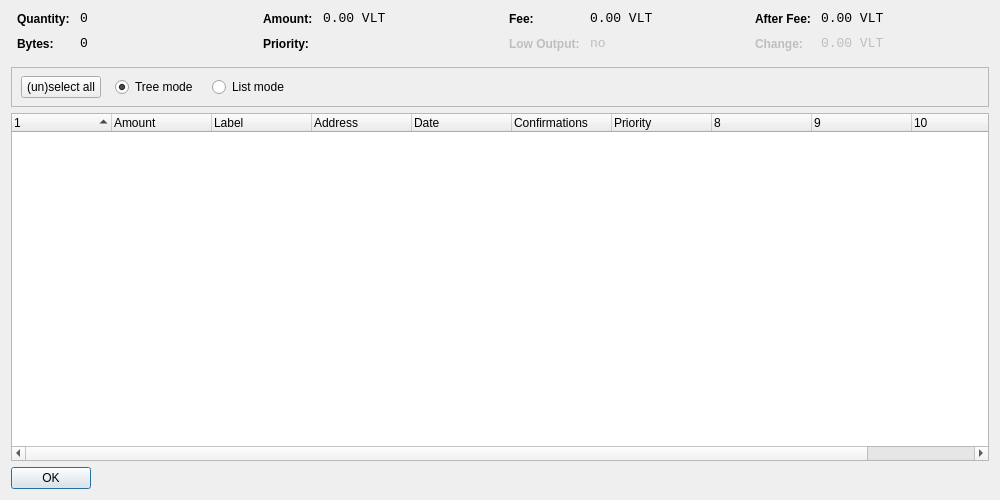
<?xml version="1.0" encoding="UTF-8"?>
<ui version="4.0">
 <class>CoinControlDialog</class>
 <widget class="QDialog" name="CoinControlDialog">
  <property name="geometry">
   <rect>
    <x>0</x>
    <y>0</y>
    <width>1000</width>
    <height>500</height>
   </rect>
  </property>
  <property name="windowTitle">
   <string>Coin Control</string>
  </property>
  <layout class="QVBoxLayout" name="verticalLayout">
   <item>
    <layout class="QHBoxLayout" name="horizontalLayoutTop" stretch="0,0,0,0">
     <property name="topMargin">
      <number>0</number>
     </property>
     <property name="bottomMargin">
      <number>10</number>
     </property>
     <item>
      <layout class="QFormLayout" name="formLayoutCoinControl1">
       <property name="horizontalSpacing">
        <number>10</number>
       </property>
       <property name="verticalSpacing">
        <number>10</number>
       </property>
       <property name="leftMargin">
        <number>6</number>
       </property>
       <property name="rightMargin">
        <number>6</number>
       </property>
       <item row="0" column="0">
        <widget class="QLabel" name="labelCoinControlQuantityText">
         <property name="styleSheet">
          <string notr="true">font-weight:bold;</string>
         </property>
         <property name="text">
          <string>Quantity:</string>
         </property>
        </widget>
       </item>
       <item row="0" column="1">
        <widget class="QLabel" name="labelCoinControlQuantity">
         <property name="font">
          <font>
           <family>Monospace</family>
           <pointsize>10</pointsize>
          </font>
         </property>
         <property name="cursor">
          <cursorShape>IBeamCursor</cursorShape>
         </property>
         <property name="contextMenuPolicy">
          <enum>Qt::ActionsContextMenu</enum>
         </property>
         <property name="text">
          <string notr="true">0</string>
         </property>
         <property name="textInteractionFlags">
          <set>Qt::LinksAccessibleByMouse|Qt::TextSelectableByKeyboard|Qt::TextSelectableByMouse</set>
         </property>
        </widget>
       </item>
       <item row="1" column="0">
        <widget class="QLabel" name="labelCoinControlBytesText">
         <property name="styleSheet">
          <string notr="true">font-weight:bold;</string>
         </property>
         <property name="text">
          <string>Bytes:</string>
         </property>
        </widget>
       </item>
       <item row="1" column="1">
        <widget class="QLabel" name="labelCoinControlBytes">
         <property name="font">
          <font>
           <family>Monospace</family>
           <pointsize>10</pointsize>
          </font>
         </property>
         <property name="cursor">
          <cursorShape>IBeamCursor</cursorShape>
         </property>
         <property name="contextMenuPolicy">
          <enum>Qt::ActionsContextMenu</enum>
         </property>
         <property name="text">
          <string notr="true">0</string>
         </property>
         <property name="textInteractionFlags">
          <set>Qt::LinksAccessibleByMouse|Qt::TextSelectableByKeyboard|Qt::TextSelectableByMouse</set>
         </property>
        </widget>
       </item>
      </layout>
     </item>
     <item>
      <layout class="QFormLayout" name="formLayoutCoinControl2">
       <property name="horizontalSpacing">
        <number>10</number>
       </property>
       <property name="verticalSpacing">
        <number>10</number>
       </property>
       <property name="leftMargin">
        <number>6</number>
       </property>
       <property name="rightMargin">
        <number>6</number>
       </property>
       <item row="0" column="0">
        <widget class="QLabel" name="labelCoinControlAmountText">
         <property name="styleSheet">
          <string notr="true">font-weight:bold;</string>
         </property>
         <property name="text">
          <string>Amount:</string>
         </property>
        </widget>
       </item>
       <item row="0" column="1">
        <widget class="QLabel" name="labelCoinControlAmount">
         <property name="font">
          <font>
           <family>Monospace</family>
           <pointsize>10</pointsize>
          </font>
         </property>
         <property name="cursor">
          <cursorShape>IBeamCursor</cursorShape>
         </property>
         <property name="contextMenuPolicy">
          <enum>Qt::ActionsContextMenu</enum>
         </property>
         <property name="text">
          <string notr="true">0.00 VLT</string>
         </property>
         <property name="textInteractionFlags">
          <set>Qt::LinksAccessibleByMouse|Qt::TextSelectableByKeyboard|Qt::TextSelectableByMouse</set>
         </property>
        </widget>
       </item>
       <item row="1" column="0">
        <widget class="QLabel" name="labelCoinControlPriorityText">
         <property name="styleSheet">
          <string notr="true">font-weight:bold;</string>
         </property>
         <property name="text">
          <string>Priority:</string>
         </property>
        </widget>
       </item>
       <item row="1" column="1">
        <widget class="QLabel" name="labelCoinControlPriority">
         <property name="font">
          <font>
           <family>Monospace</family>
           <pointsize>10</pointsize>
          </font>
         </property>
         <property name="cursor">
          <cursorShape>IBeamCursor</cursorShape>
         </property>
         <property name="contextMenuPolicy">
          <enum>Qt::ActionsContextMenu</enum>
         </property>
         <property name="text">
          <string/>
         </property>
         <property name="textInteractionFlags">
          <set>Qt::LinksAccessibleByMouse|Qt::TextSelectableByKeyboard|Qt::TextSelectableByMouse</set>
         </property>
        </widget>
       </item>
      </layout>
     </item>
     <item>
      <layout class="QFormLayout" name="formLayoutCoinControl3">
       <property name="horizontalSpacing">
        <number>10</number>
       </property>
       <property name="verticalSpacing">
        <number>10</number>
       </property>
       <property name="leftMargin">
        <number>6</number>
       </property>
       <property name="rightMargin">
        <number>6</number>
       </property>
       <item row="0" column="0">
        <widget class="QLabel" name="labelCoinControlFeeText">
         <property name="styleSheet">
          <string notr="true">font-weight:bold;</string>
         </property>
         <property name="text">
          <string>Fee:</string>
         </property>
        </widget>
       </item>
       <item row="0" column="1">
        <widget class="QLabel" name="labelCoinControlFee">
         <property name="font">
          <font>
           <family>Monospace</family>
           <pointsize>10</pointsize>
          </font>
         </property>
         <property name="cursor">
          <cursorShape>IBeamCursor</cursorShape>
         </property>
         <property name="contextMenuPolicy">
          <enum>Qt::ActionsContextMenu</enum>
         </property>
         <property name="text">
          <string notr="true">0.00 VLT</string>
         </property>
         <property name="textInteractionFlags">
          <set>Qt::LinksAccessibleByMouse|Qt::TextSelectableByKeyboard|Qt::TextSelectableByMouse</set>
         </property>
        </widget>
       </item>
       <item row="1" column="0">
        <widget class="QLabel" name="labelCoinControlLowOutputText">
         <property name="enabled">
          <bool>false</bool>
         </property>
         <property name="styleSheet">
          <string notr="true">font-weight:bold;</string>
         </property>
         <property name="text">
          <string>Low Output:</string>
         </property>
        </widget>
       </item>
       <item row="1" column="1">
        <widget class="QLabel" name="labelCoinControlLowOutput">
         <property name="enabled">
          <bool>false</bool>
         </property>
         <property name="font">
          <font>
           <family>Monospace</family>
           <pointsize>10</pointsize>
          </font>
         </property>
         <property name="cursor">
          <cursorShape>IBeamCursor</cursorShape>
         </property>
         <property name="contextMenuPolicy">
          <enum>Qt::ActionsContextMenu</enum>
         </property>
         <property name="text">
          <string notr="true">no</string>
         </property>
         <property name="textInteractionFlags">
          <set>Qt::LinksAccessibleByMouse|Qt::TextSelectableByKeyboard|Qt::TextSelectableByMouse</set>
         </property>
        </widget>
       </item>
      </layout>
     </item>
     <item>
      <layout class="QFormLayout" name="formLayoutCoinControl4">
       <property name="horizontalSpacing">
        <number>10</number>
       </property>
       <property name="verticalSpacing">
        <number>10</number>
       </property>
       <property name="leftMargin">
        <number>6</number>
       </property>
       <property name="rightMargin">
        <number>6</number>
       </property>
       <item row="0" column="0">
        <widget class="QLabel" name="labelCoinControlAfterFeeText">
         <property name="styleSheet">
          <string notr="true">font-weight:bold;</string>
         </property>
         <property name="text">
          <string>After Fee:</string>
         </property>
        </widget>
       </item>
       <item row="0" column="1">
        <widget class="QLabel" name="labelCoinControlAfterFee">
         <property name="font">
          <font>
           <family>Monospace</family>
           <pointsize>10</pointsize>
          </font>
         </property>
         <property name="cursor">
          <cursorShape>IBeamCursor</cursorShape>
         </property>
         <property name="contextMenuPolicy">
          <enum>Qt::ActionsContextMenu</enum>
         </property>
         <property name="text">
          <string notr="true">0.00 VLT</string>
         </property>
         <property name="textInteractionFlags">
          <set>Qt::LinksAccessibleByMouse|Qt::TextSelectableByKeyboard|Qt::TextSelectableByMouse</set>
         </property>
        </widget>
       </item>
       <item row="1" column="0">
        <widget class="QLabel" name="labelCoinControlChangeText">
         <property name="enabled">
          <bool>false</bool>
         </property>
         <property name="styleSheet">
          <string notr="true">font-weight:bold;</string>
         </property>
         <property name="text">
          <string>Change:</string>
         </property>
        </widget>
       </item>
       <item row="1" column="1">
        <widget class="QLabel" name="labelCoinControlChange">
         <property name="enabled">
          <bool>false</bool>
         </property>
         <property name="font">
          <font>
           <family>Monospace</family>
           <pointsize>10</pointsize>
          </font>
         </property>
         <property name="cursor">
          <cursorShape>IBeamCursor</cursorShape>
         </property>
         <property name="contextMenuPolicy">
          <enum>Qt::ActionsContextMenu</enum>
         </property>
         <property name="text">
          <string notr="true">0.00 VLT</string>
         </property>
         <property name="textInteractionFlags">
          <set>Qt::LinksAccessibleByMouse|Qt::TextSelectableByKeyboard|Qt::TextSelectableByMouse</set>
         </property>
        </widget>
       </item>
      </layout>
     </item>
    </layout>
   </item>
   <item>
    <widget class="QFrame" name="frame">
     <property name="minimumSize">
      <size>
       <width>0</width>
       <height>40</height>
      </size>
     </property>
     <property name="frameShape">
      <enum>QFrame::StyledPanel</enum>
     </property>
     <property name="frameShadow">
      <enum>QFrame::Sunken</enum>
     </property>
     <widget class="QWidget" name="horizontalLayoutWidget">
      <property name="geometry">
       <rect>
        <x>10</x>
        <y>0</y>
        <width>781</width>
        <height>41</height>
       </rect>
      </property>
      <layout class="QHBoxLayout" name="horizontalLayoutPanel" stretch="0,0,0,0,0">
       <property name="spacing">
        <number>14</number>
       </property>
       <item>
        <widget class="QPushButton" name="pushButtonSelectAll">
         <property name="sizePolicy">
          <sizepolicy hsizetype="Maximum" vsizetype="Fixed">
           <horstretch>0</horstretch>
           <verstretch>0</verstretch>
          </sizepolicy>
         </property>
         <property name="text">
          <string>(un)select all</string>
         </property>
        </widget>
       </item>
       <item>
        <widget class="QRadioButton" name="radioTreeMode">
         <property name="sizePolicy">
          <sizepolicy hsizetype="Maximum" vsizetype="Fixed">
           <horstretch>0</horstretch>
           <verstretch>0</verstretch>
          </sizepolicy>
         </property>
         <property name="text">
          <string>Tree mode</string>
         </property>
         <property name="checked">
          <bool>true</bool>
         </property>
        </widget>
       </item>
       <item>
        <widget class="QRadioButton" name="radioListMode">
         <property name="sizePolicy">
          <sizepolicy hsizetype="Maximum" vsizetype="Fixed">
           <horstretch>0</horstretch>
           <verstretch>0</verstretch>
          </sizepolicy>
         </property>
         <property name="text">
          <string>List mode</string>
         </property>
        </widget>
       </item>
       <item>
        <spacer name="horizontalSpacer">
         <property name="orientation">
          <enum>Qt::Horizontal</enum>
         </property>
         <property name="sizeHint" stdset="0">
          <size>
           <width>40</width>
           <height>20</height>
          </size>
         </property>
        </spacer>
       </item>
      </layout>
     </widget>
    </widget>
   </item>
   <item>
    <widget class="CoinControlTreeWidget" name="treeWidget">
     <property name="contextMenuPolicy">
      <enum>Qt::CustomContextMenu</enum>
     </property>
     <property name="sortingEnabled">
      <bool>false</bool>
     </property>
     <property name="columnCount">
      <number>11</number>
     </property>
     <attribute name="headerShowSortIndicator" stdset="0">
      <bool>true</bool>
     </attribute>
     <attribute name="headerStretchLastSection">
      <bool>false</bool>
     </attribute>
     <column>
      <property name="text">
       <string/>
      </property>
     </column>
     <column>
      <property name="text">
       <string>Amount</string>
      </property>
     </column>
     <column>
      <property name="text">
       <string>Label</string>
      </property>
     </column>
     <column>
      <property name="text">
       <string>Address</string>
      </property>
     </column>
     <column>
      <property name="text">
       <string>Date</string>
      </property>
     </column>
     <column>
      <property name="text">
       <string>Confirmations</string>
      </property>
      <property name="toolTip">
       <string>Confirmed</string>
      </property>
     </column>
     <column>
      <property name="text">
       <string>Priority</string>
      </property>
     </column>
     <column>
      <property name="text">
       <string/>
      </property>
     </column>
     <column>
      <property name="text">
       <string/>
      </property>
     </column>
     <column>
      <property name="text">
       <string/>
      </property>
     </column>
     <column>
      <property name="text">
       <string/>
      </property>
     </column>
    </widget>
   </item>
   <item>
    <widget class="QDialogButtonBox" name="buttonBox">
     <property name="sizePolicy">
      <sizepolicy hsizetype="Maximum" vsizetype="Fixed">
       <horstretch>0</horstretch>
       <verstretch>0</verstretch>
      </sizepolicy>
     </property>
     <property name="orientation">
      <enum>Qt::Horizontal</enum>
     </property>
     <property name="standardButtons">
      <set>QDialogButtonBox::Ok</set>
     </property>
    </widget>
   </item>
  </layout>
 </widget>
 <customwidgets>
  <customwidget>
   <class>CoinControlTreeWidget</class>
   <extends>QTreeWidget</extends>
   <header>coincontroltreewidget.h</header>
  </customwidget>
 </customwidgets>
 <resources/>
 <connections/>
</ui>
